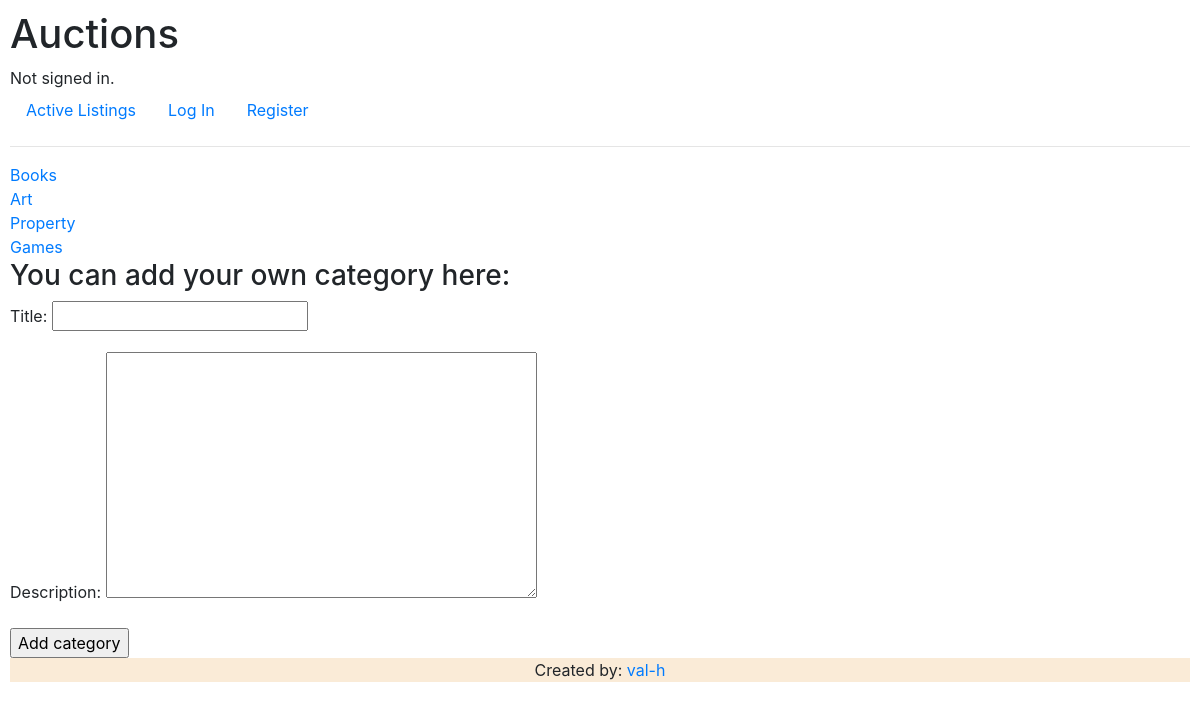
Page /categories/ on the committed database.
### auctions/models.py (models this page shows, shortened)
class Category(models.Model):
    title = models.CharField(max_length=40)
    description = models.TextField()

### auctions/views.py (the view)
# urls.py: path("categories/", views.categories_view, name='categories'),
def categories_view(request):
    categories = Category.objects.all()
    category_form = CategoryForm()
    return render(request, 'auctions/categories.html', {
        'categories': categories,
        'form': category_form,
    })

### auctions/forms.py
class CategoryForm(forms.ModelForm):
    class Meta:
        model = Category
        fields = [
            'title',
            'description',
        ]
        pass

### auctions/templates/auctions/categories.html (shortened to what this page needs)
{% extends 'auctions/layout.html' %}
{% block body %}
    {% for category in categories %}
        <div>
            <a href="{% url 'auctions:category' category.id %}">{{ category.title }}</a>
        </div>
    {% empty %}
        <div>
            No listings available.
        </div>
    {% endfor %}
    <div>
        <h3>You can add your own category here:</h3>
        <form action="{% url 'auctions:add_category' %}" method="POST">
            {{ form.as_p }}
            <input type="submit" value="Add category">
        </form>
    </div>
{% endblock %}

### auctions/static/auctions/styles.css (style rules this page uses)
body { padding: 10px; }

### rows in the picture
Category: title "Books"
Category: title "Art"
Category: title "Property"
Category: title "Games"
